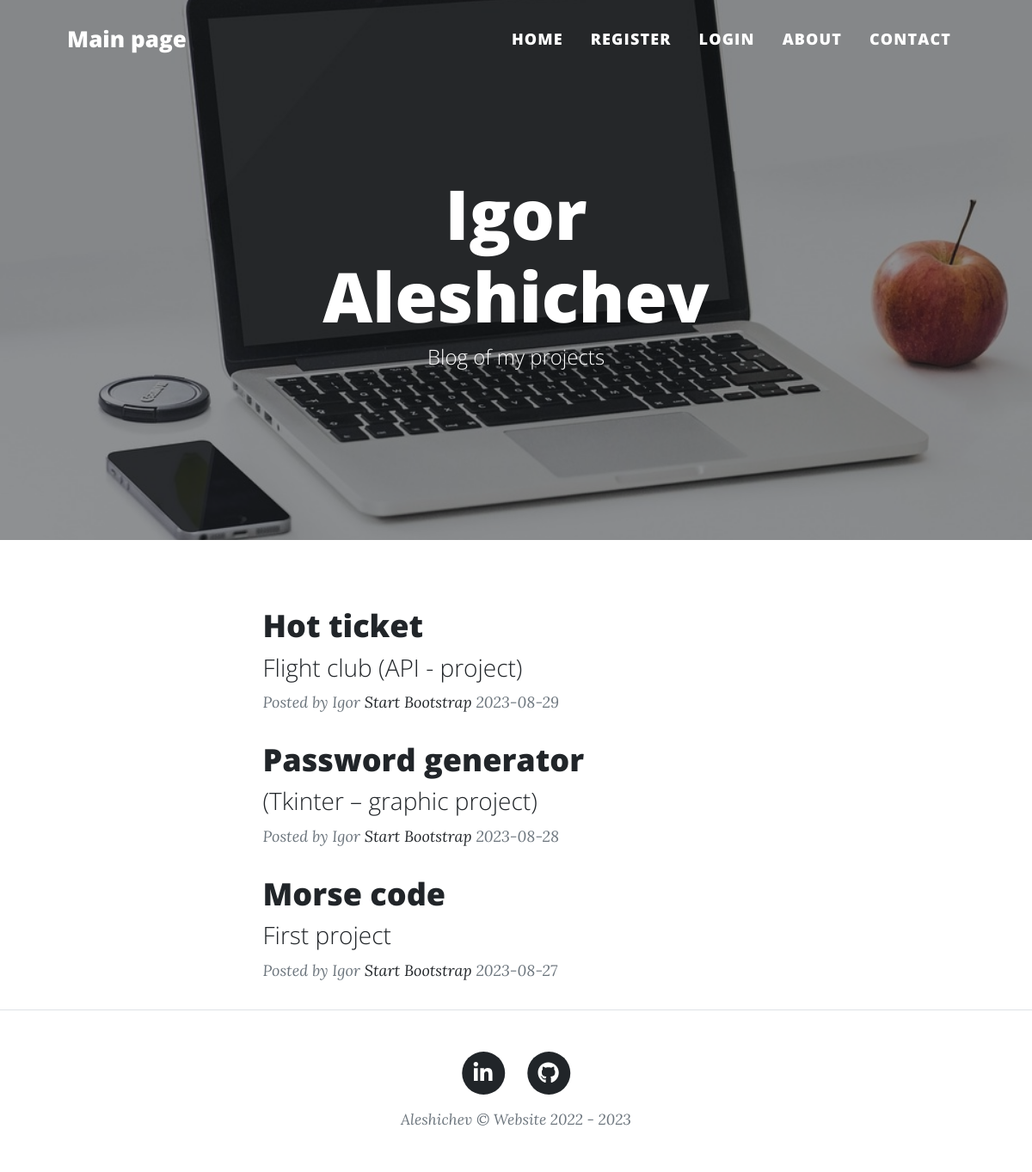
The page / on the database its author committed.
### main.py (models this page shows)
class BlogPost(db.Model):
    __tablename__ = "blog_posts"
    id = db.Column(db.Integer, primary_key=True)
    author_id = db.Column(db.Integer, db.ForeignKey("users.id"))
    author = relationship("User", back_populates="posts")
    title = db.Column(db.String(250), unique=True, nullable=False)
    subtitle = db.Column(db.String(250), nullable=False)
    date = db.Column(db.Date, nullable=False, default=date.today)
    body = db.Column(db.Text, nullable=False)
    img_url = db.Column(db.String(250), nullable=False)
    comments = relationship("Comment", back_populates="parent_post")

class User(UserMixin, db.Model):
    __tablename__ = "users"
    id = db.Column(db.Integer, primary_key=True)
    email = db.Column(db.String(100), unique=True)
    password = db.Column(db.String(100))
    name = db.Column(db.String(1000))
    posts = relationship("BlogPost", back_populates="author")
    comments = relationship("Comment", back_populates="comment_author")

### main.py (the view)
@app.route("/")
def home():
    posts = BlogPost.query.order_by(desc(BlogPost.date)).all()
    return render_template("index.html", all_posts=posts, current_user=current_user)

### templates/index.html (shortened to what this page needs)
{% include "header.html" %}
        <header class="masthead" style="background-image: url('static/assets/img/home-bg.jpg')">
            <div class="container position-relative px-4 px-lg-5">
                <div class="row gx-4 gx-lg-5 justify-content-center">
                    <div class="col-md-10 col-lg-8 col-xl-7">
                        <div class="site-heading">
                            <h1>Igor Aleshichev</h1>
                            <span class="subheading">Blog of my projects</span>
                        </div>
                    </div>
                </div>
            </div>
        </header>
        <div class="container px-4 px-lg-5">
            <div class="row gx-4 gx-lg-5 justify-content-center">
                <div class="col-md-10 col-lg-8 col-xl-7">
                    {% for post in all_posts:%}
                    <div class="post-preview">
                        <a href="{{ url_for ('post', index=post.id )}}">
                            <h2 class="post-title">{{post.title}}</h2>
                            <h3 class="post-subtitle">{{post.subtitle}}</h3>
                        </a>
                        <p class="post-meta">
                            Posted by {{post.author.name}}
                            <a href="#!">Start Bootstrap</a>
                            {{post.date}}
                        </p>
                    </div>
                    {% endfor %}
                </div>
            </div>
        </div>
{% include "footer.html" %}

### templates/header.html (shortened to what this page needs)
<!DOCTYPE html>
<html lang="en">
  <head>
    <link
      href="{{ url_for('static', filename='css/styles.css') }}"
      rel="stylesheet"
    />
  </head>
  <body>
    <nav class="navbar navbar-expand-lg navbar-light" id="mainNav">
      <div class="container px-4 px-lg-5">
        <a
          class="navbar-brand"
          href="{{ url_for ('home') }}"
          style="font-size: 26px"
          >Main page</a
        >
        <div class="collapse navbar-collapse" id="navbarResponsive">
          <ul class="navbar-nav ms-auto py-4 py-lg-0">
            <li class="nav-item">
              <a
                class="nav-link px-lg-3 py-3 py-lg-4"
                href="{{ url_for ('home') }}"
                style="font-size: 18px"
                >Home</a
              >
            </li>
            {% if not current_user.is_authenticated: %}
            <li class="nav-item">
              <a
                class="nav-link px-lg-3 py-3 py-lg-4"
                href="{{ url_for ('register') }}"
                style="font-size: 18px"
                >Register</a
              >
            </li>
            <li class="nav-item">
              <a
                class="nav-link px-lg-3 py-3 py-lg-4"
                href="{{ url_for ('login') }}"
                style="font-size: 18px"
                >Login</a
              >
            </li>
            {% endif %}
            <li class="nav-item">
              <a
                class="nav-link px-lg-3 py-3 py-lg-4"
                href="{{ url_for ('about') }}"
                style="font-size: 18px"
                >About</a
              >
            </li>
            <li class="nav-item">
              <a
                class="nav-link px-lg-3 py-3 py-lg-4"
                href="{{ url_for ('contact') }}"
                style="font-size: 18px"
                >Contact</a
              >
            </li>
          </ul>
        </div>
      </div>
    </nav>
  </body>
</html>

### templates/footer.html (shortened to what this page needs)
        <footer class="border-top">
            <div class="container px-4 px-lg-5">
                <div class="row gx-4 gx-lg-5 justify-content-center">
                    <div class="col-md-10 col-lg-8 col-xl-7">
                        <ul class="list-inline text-center">
                            <li class="list-inline-item">
                                <a target="_blank" href="https://www.linkedin.com/in/igor-aleshichev-739a98240/">
                                    <span class="fa-stack fa-lg">
                                        <i class="fas fa-circle fa-stack-2x"></i>
                                        <i class="fab fa-linkedin-in fa-stack-1x fa-inverse"></i>
                                    </span>
                                </a>
                            </li>
                            <li class="list-inline-item">
                                <a target="_blank" href="https://github.com/Aleshichev">
                                    <span class="fa-stack fa-lg">
                                        <i class="fas fa-circle fa-stack-2x"></i>
                                        <i class="fab fa-github fa-stack-1x fa-inverse"></i>
                                    </span>
                                </a>
                            </li>
                        </ul>
                        <div class="small text-center text-muted fst-italic">Aleshichev &copy; Website 2022 - 2023</div>
                    </div>
                </div>
            </div>
        </footer>
    </body>
</html>

### rows shown on the page
BlogPost: title "Hot ticket", subtitle "Flight club (API - project)", author.name "Igor", date "2023-08-29"
BlogPost: title "Password generator", subtitle "(Tkinter – graphic project)", author.name "Igor", date "2023-08-28"
BlogPost: title "Morse code", subtitle "First project", author.name "Igor", date "2023-08-27"
